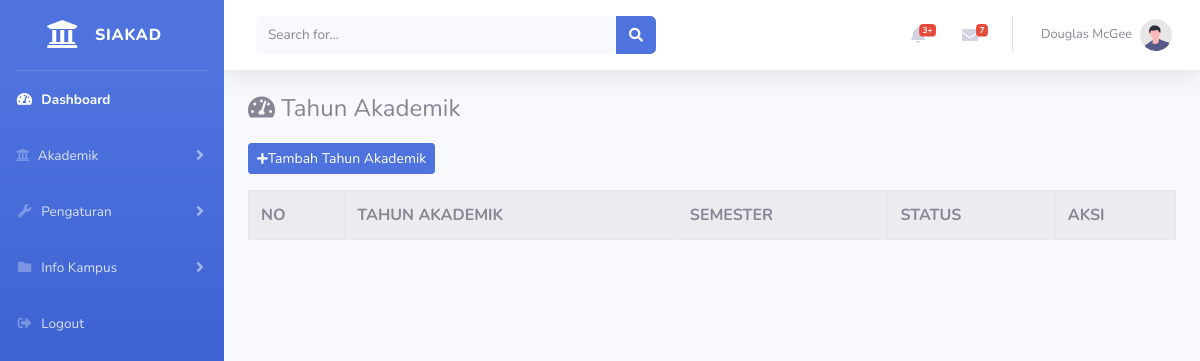
Before: /index.php/administrator/tahun_akademik with the older database file.
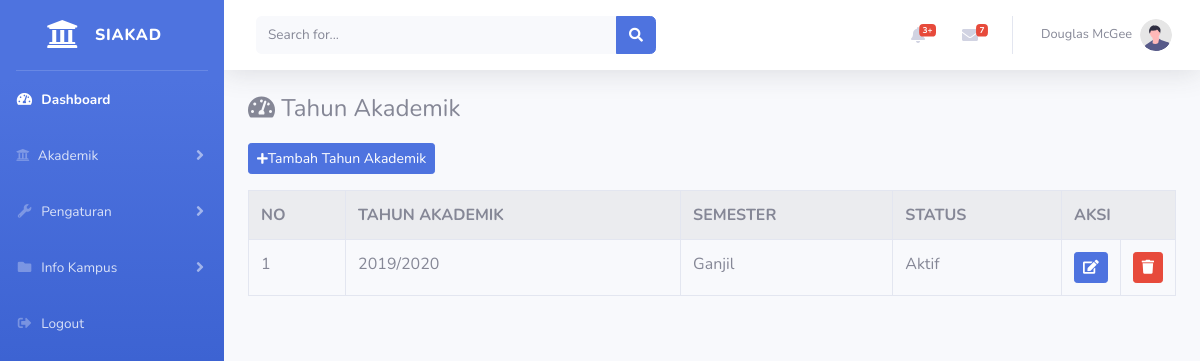
After: the same page with the newer database file.
### tables this page shows
CREATE TABLE `tahun_akademik` (
  `id` int(11) NOT NULL,
  `tahun_akademik` varchar(20) NOT NULL,
  `semester` varchar(20) NOT NULL,
  `status` varchar(20) NOT NULL
);

### application/controllers/administrator/tahun_akademik.php (called while the page is built, shortened)
<?php
class Tahun_akademik extends CI_Controller{
	public function index(){
		$data['tahun_akademik'] = $this->tahunakademik_model->tampil_data('tahun_akademik')->result();
		$this->load->view('templates_administrator/header');
		$this->load->view('templates_administrator/sidebar');
		$this->load->view('administrator/tahun_akademik', $data);
		$this->load->view('templates_administrator/footer');
	}
}

### index.php (called while the page is built, shortened)
<?php
require_once BASEPATH.'core/CodeIgniter.php';

### application/models/tahunakademik_model.php (called while the page is built, shortened)
<?php
class Tahunakademik_model extends CI_Model{
	public function tampil_data($table){
		return $this->db->get($table);
	}
}

### application/views/administrator/tahun_akademik.php (the view, shortened to what this page needs)
<div class="container-fluid">
	<h4>
        <i class="fas fa-tachometer-alt mb-3"></i> Tahun Akademik
    </h4>
    <a href="<?= base_url('administrator/tahun_akademik/tambah_tahun_akademik') ?>" class="btn btn-sm btn-primary mb-3"><i class="fas fa-sm fa-plus"></i>Tambah Tahun Akademik</a>
	<table class="table table-bordered table-striped table-hover">
		<tr>
			<th>NO</th>
			<th>TAHUN AKADEMIK</th>
			<th>SEMESTER</th>
			<th>STATUS</th>
			<th colspan="2">AKSI</th>
		</tr>
		<?php $i = 1;
		foreach($tahun_akademik as $taka) : ?>
		<tr>
			<td><?= $i++ ?></td>
			<td><?= $taka->tahun_akademik ?></td>
			<td><?= $taka->semester ?></td>
			<td><?= $taka->status ?></td>
			<td width="20px">
    			<a href="<?= base_url('administrator/tahun_akademik/update/').$taka->id ?>" class="btn btn-sm btn-primary"><i class="fa fa-edit"></i></a>
    		</td>
    		<td width="20px">
    			<a href="<?= base_url('administrator/tahun_akademik/delete/').$taka->id ?>" class="btn btn-sm btn-danger"><i class="fa fa-trash"></i></a>
    		</td>
		</tr>
		<?php endforeach; ?>
	</table>
</div>

### application/views/templates_administrator/header.php (shortened to what this page needs)
<!DOCTYPE html>
<html lang="en">
<head>
    <link href="<?= base_url('assets/vendor/fontawesome-free/css/all.min.css') ?>" rel="stylesheet" type="text/css">
    <link href="<?= base_url('assets/css/sb-admin-2.min.css') ?>" rel="stylesheet">
</head>

### application/views/templates_administrator/sidebar.php (shortened to what this page needs)
<body id="page-top">
    <div id="wrapper">
        <ul class="navbar-nav bg-gradient-primary sidebar sidebar-dark accordion" id="accordionSidebar">
            <a class="sidebar-brand d-flex align-items-center justify-content-center" href="<?= base_url('administrator/dashboard') ?>">
                <div class="sidebar-brand-icon">
                    <i class="fas fa-university"></i>
                </div>
                <div class="sidebar-brand-text mx-3">SIAKAD</div>
            </a>
            <hr class="sidebar-divider my-0">
            <li class="nav-item active">
                <a class="nav-link" href="index.html">
                    <i class="fas fa-fw fa-tachometer-alt"></i>
                    <span>Dashboard</span></a>
            </li>
            <li class="nav-item">
                <a class="nav-link collapsed" href="#" data-toggle="collapse" data-target="#collapseTwo"
                    aria-expanded="true" aria-controls="collapseTwo">
                    <i class="fas fa-university fa-cog"></i>
                    <span>Akademik</span>
                </a>
            </li>
            <li class="nav-item">
                <a class="nav-link collapsed" href="#" data-toggle="collapse" data-target="#collapseUtilities"
                    aria-expanded="true" aria-controls="collapseUtilities">
                    <i class="fas fa-fw fa-wrench"></i>
                    <span>Pengaturan</span>
                </a>
            </li>
            <li class="nav-item">
                <a class="nav-link collapsed" href="#" data-toggle="collapse" data-target="#collapsePages"
                    aria-expanded="true" aria-controls="collapsePages">
                    <i class="fas fa-fw fa-folder"></i>
                    <span>Info Kampus</span>
                </a>
            </li>
            <li class="nav-item">
                <a class="nav-link" href="<?= base_url('administrator/auth/logout') ?>">
                    <i class="fas fa-fw fa-sign-out-alt"></i>
                    <span>Logout</span></a>
            </li>
        </ul>
        <div id="content-wrapper" class="d-flex flex-column">
            <div id="content">
                <nav class="navbar navbar-expand navbar-light bg-white topbar mb-4 static-top shadow">
                    <form
                        class="d-none d-sm-inline-block form-inline mr-auto ml-md-3 my-2 my-md-0 mw-100 navbar-search">
                        <div class="input-group">
                            <input type="text" class="form-control bg-light border-0 small" placeholder="Search for..."
                                aria-label="Search" aria-describedby="basic-addon2">
                            <div class="input-group-append">
                                <button class="btn btn-primary" type="button">
                                    <i class="fas fa-search fa-sm"></i>
                                </button>
                            </div>
                        </div>
                    </form>
                    <ul class="navbar-nav ml-auto">
                        <li class="nav-item dropdown no-arrow mx-1">
                            <a class="nav-link dropdown-toggle" href="#" id="alertsDropdown" role="button"
                                data-toggle="dropdown" aria-haspopup="true" aria-expanded="false">
                                <i class="fas fa-bell fa-fw"></i>
                                <span class="badge badge-danger badge-counter">3+</span>
                            </a>
                        </li>
                        <li class="nav-item dropdown no-arrow mx-1">
                            <a class="nav-link dropdown-toggle" href="#" id="messagesDropdown" role="button"
                                data-toggle="dropdown" aria-haspopup="true" aria-expanded="false">
                                <i class="fas fa-envelope fa-fw"></i>
                                <span class="badge badge-danger badge-counter">7</span>
                            </a>
                        </li>
                        <li class="nav-item dropdown no-arrow">
                            <a class="nav-link dropdown-toggle" href="#" id="userDropdown" role="button"
                                data-toggle="dropdown" aria-haspopup="true" aria-expanded="false">
                                <span class="mr-2 d-none d-lg-inline text-gray-600 small">Douglas McGee</span>
                                <img class="img-profile rounded-circle"
                                    src="img/undraw_profile.svg">
                            </a>
                        </li>
                    </ul>
                </nav>

### application/views/templates_administrator/footer.php (shortened to what this page needs)
        </div>
    </div>
</body>
</html>

Changed rows visible on the page:
added tahun_akademik: tahun_akademik "2019/2020", semester "Ganjil", status "Aktif"
